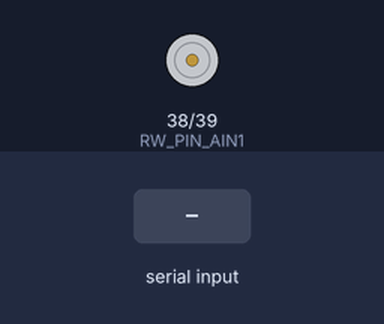
This sketch was run on a simulated ESP32-S3. Parts: motor-driver pin pairs drawn as motors (green arrow = first pin HIGH = forward, orange = second pin HIGH = backward, longer = more drive, scaled by the enable pin). Inputs (shaded band) come from the test bench. What the sketch prints to the serial monitor is not drawn.

Above: at 2.2 s.
2.3 s: "RW,90\n" received over Serial
At 3.4 s:
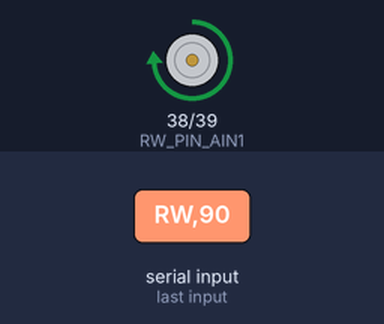
3.8 s: "STOP\n" received over Serial
At 4.5 s:
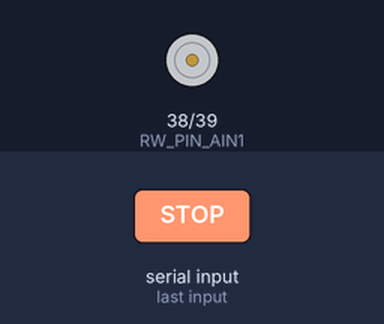
5.3 s: "rw,90\n" received over Serial
At 5.7 s:
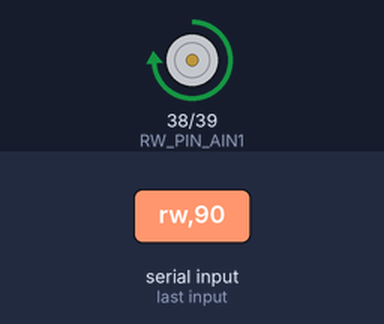
6.8 s: "RW,\n" received over Serial
At 8.0 s:
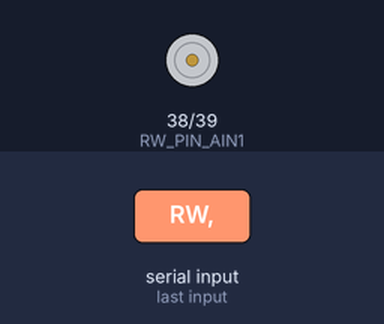
Timing chart, 0 to 9.3 s (numbered marks = the images above; inputs shaded):
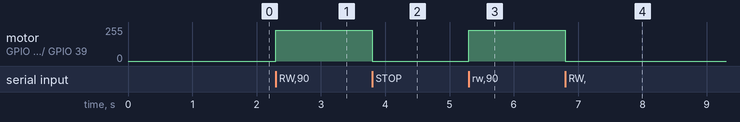

The sketch:

SunSeek_Training_Firmware_T01.ino
```cpp
/*
  SunSeek_Training_Firmware_T01.ino
  SunSeek v1.3 Satellite Training Platform — Workshop T01

  Reaction Wheel Bring-up & Characterization (Reaction Mode Only)
  Thailand Young Satellite Challenge

  Subsystem: ADCS — Reaction Wheel Actuator
  Firmware: SunSeek Training Firmware T01 v1.0
  Baud Rate: 115200 (Line Ending: Newline หรือ Both NL & CR)
*/

#include "RW_Config.h"
#include "ReactionWheel.h"

String inputBuffer = "";

void processCommand(String cmd) {
  cmd.trim();
  if (cmd.length() == 0) return;

  if (cmd.equalsIgnoreCase("STOP")) {
    rwStop();
    Serial.println("ACK,STOP");
    Serial.println("STATUS: Motor stopped.");
  }
  else if (cmd.startsWith("RW,") || cmd.startsWith("rw,")) {
    String valStr = cmd.substring(3);
    valStr.trim();
    int val = valStr.toInt();

    // ตรวจสอบช่วงคำสั่ง (-100 ถึง +100)
    if (val < -100 || val > 100) {
      Serial.println("ERR,OUT_OF_RANGE: Command must be between -100 and +100");
      return;
    }

    rwSetReactionCommand(val);
    Serial.print("ACK,RW,");
    Serial.println(val);
    Serial.print("STATUS: Motor set to ");
    Serial.print(val);
    Serial.print("% (PWM: ");
    Serial.print(_rwPercentToPWM(abs(val)));
    Serial.println("/255)");
  }
  else if (cmd.equalsIgnoreCase("STATUS")) {
    Serial.println("--- REACTION WHEEL STATUS ---");
    Serial.print("State: ");
    Serial.println(rwStateText());
    Serial.print("Command: ");
    Serial.print(rwGetMotorCommand());
    Serial.println("%");
    Serial.print("Current Bias: ");
    Serial.print(rwGetCurrentBias());
    Serial.println("%");
    Serial.println("-----------------------------");
  }
  else if (cmd.startsWith("BIAS,") || cmd.startsWith("bias,")) {
    // คำสั่ง BIAS สงวนไว้สำหรับความเข้ากันได้กับ Workshop T02
    String valStr = cmd.substring(5);
    valStr.trim();
    int biasVal = valStr.toInt();
    if (rwSetBias(biasVal)) {
      Serial.print("ACK,BIAS,");
      Serial.println(biasVal);
    } else {
      Serial.println("ERR,INVALID_BIAS");
    }
  }
  else if (cmd.equalsIgnoreCase("PING")) {
    Serial.println("PONG");
  }
  else {
    Serial.print("ERR,UNKNOWN_COMMAND: ");
    Serial.println(cmd);
    Serial.println("Available commands: RW,<value> | STOP | STATUS | PING");
  }
}

void setup() {
  Serial.begin(115200);

  // รอการเชื่อมต่อ Serial เล็กน้อย
  delay(1000);

  // เริ่มต้นโมดูล Reaction Wheel
  rwBegin();

  // แสดง Banner ตามข้อกำหนดของ Workshop T01
  Serial.println();
  Serial.println("============================================");
  Serial.println("    SUNSEEK TRAINING FIRMWARE — T01");
  Serial.println("============================================");
  Serial.println("Subsystem: ADCS Reaction Wheel Bring-up");
  Serial.println("Platform: SunSeek v1.3 (ESP32-S3)");
  Serial.println("Baud Rate: 115200 bps | Line Ending: Newline");
  Serial.println("Ready for commands. Type RW,20 / RW,-20 / STOP / STATUS");
  Serial.println();
}

void loop() {
  // รับคำสั่งผ่าน USB Serial
  while (Serial.available() > 0) {
    char c = (char)Serial.read();
    if (c == '\n' || c == '\r') {
      if (inputBuffer.length() > 0) {
        processCommand(inputBuffer);
        inputBuffer = "";
      }
    } else {
      inputBuffer += c;
    }
  }

  // อัปเดต subsystem
  rwUpdate();
}
```

ReactionWheel.h
```cpp
#pragma once

/*
  ReactionWheel.h — Reusable Reaction Wheel Subsystem
  SunSeek v1.3 Satellite Training Platform — Workshop T01

  Subsystem: ADCS Reaction Wheel Actuator
  Scope: Reaction Mode (Signed Command -100 to +100 %)
*/

#include <Arduino.h>
#include "RW_Config.h"

enum RWMode {
  RW_MODE_REACTION,
  RW_MODE_MOMENTUM
};

enum RWState {
  RW_STOPPED,
  RW_REACTION_DRIVE,
  RW_MOMENTUM_TARGET
};

static RWMode  _rwMode = RW_MODE_REACTION;
static RWState _rwState = RW_STOPPED;
static int     _rwMotorCommand = 0;
static int     _rwCurrentBias = 0;

// แปลงเปอร์เซ็นต์คำสั่ง (0-100%) เป็นค่า PWM (0-255)
inline int _rwPercentToPWM(int percent) {
  percent = constrain(percent, 0, 100);
  return map(percent, 0, 100, 0, 255);
}

// ขับมอเตอร์ผ่าน TB6612FNG (AIN1, AIN2, PWMA)
inline void _rwDrive(int command) {
  command = constrain(command, -100, 100);
  _rwMotorCommand = command;

  int pwm = _rwPercentToPWM(abs(command));

  if (command == 0) {
    // โหมดหยุด / Coasting
    digitalWrite(RW_PIN_AIN1, LOW);
    digitalWrite(RW_PIN_AIN2, LOW);
    analogWrite(RW_PIN_PWMA, 0);
  } else if (command > 0) {
    // หมุนไปข้างหน้า (Forward / Positive)
    digitalWrite(RW_PIN_AIN1, HIGH);
    digitalWrite(RW_PIN_AIN2, LOW);
    analogWrite(RW_PIN_PWMA, pwm);
  } else {
    // หมุนกลับทิศ (Reverse / Negative)
    digitalWrite(RW_PIN_AIN1, LOW);
    digitalWrite(RW_PIN_AIN2, HIGH);
    analogWrite(RW_PIN_PWMA, pwm);
  }
}

// เริ่มต้นฮาร์ดแวร์ Reaction Wheel
inline void rwBegin() {
  pinMode(RW_PIN_PWMA, OUTPUT);
  pinMode(RW_PIN_AIN1, OUTPUT);
  pinMode(RW_PIN_AIN2, OUTPUT);
  _rwDrive(0);
  _rwState = RW_STOPPED;
  _rwMode = RW_MODE_REACTION;
}

// วนรอบการทำงาน (สำหรับขยายต่อใน T02)
inline void rwUpdate() {
  // ใน T01 เป็น direct reaction drive ไม่ต้องการ non-blocking timer
}

// สั่งงานใน Reaction Mode (-100 ถึง +100)
inline void rwSetReactionCommand(int command) {
  _rwDrive(command);
  _rwState = (command == 0) ? RW_STOPPED : RW_REACTION_DRIVE;
}

// สั่งหยุดมอเตอร์ทันที
inline void rwStop() {
  _rwDrive(0);
  _rwState = RW_STOPPED;
}

// ตั้งค่า Bias (มีไว้เพื่อรองรับ Subsystem Interface ของ T02)
inline bool rwSetBias(int bias) {
  if (bias < 0 || bias > 100) return false;
  _rwCurrentBias = bias;
  return true;
}

// ฟังก์ชันอ่านค่าสถานะ
inline RWMode rwGetMode() { return _rwMode; }
inline RWState rwGetState() { return _rwState; }
inline int rwGetMotorCommand() { return _rwMotorCommand; }
inline int rwGetCurrentBias() { return _rwCurrentBias; }

inline String rwStateText() {
  switch (_rwState) {
    case RW_STOPPED:        return "STOPPED";
    case RW_REACTION_DRIVE: return "REACTION_DRIVE";
    case RW_MOMENTUM_TARGET:return "MOMENTUM_TARGET";
  }
  return "UNKNOWN";
}
```

RW_Config.h
```cpp
#pragma once

/*
  RW_Config.h — Hardware Pins & Characterization Parameters
  SunSeek v1.3 Satellite Training Platform — Workshop T01

  Team Parameter Configuration:
  บันทึกและปรับแต่งค่าพารามิเตอร์ที่ได้จากการทดลองจริงใน Workshop T01
  เพื่อนำไปใช้ต่อ (Carry Forward) ใน Workshop T02-T04
*/

// Hardware Pin Configuration (SunSeek v1.3 ESP32-S3 -> TB6612FNG Driver)
#define RW_PIN_PWMA   1    // GPIO01: PWM Speed Control
#define RW_PIN_AIN1   38   // GPIO38: Direction Control 1
#define RW_PIN_AIN2   39   // GPIO39: Direction Control 2

// Characterization Parameters (กรอกผลลัพธ์จากการทดลอง T01 ของทีม)
// ค่าเหล่านี้จะได้จากการทดลอง Experiment 2 และ Experiment 4
#define RW_MIN_START_PWM       15    // Minimum Start PWM (%) ที่ล้อเริ่มหมุนจากหยุดนิ่ง (ตัวอย่างเริ่มต้น: ปรับตามผลจริง)
#define RW_MIN_STABLE_PWM      10    // Minimum Stable PWM (%) ค่าต่ำสุดที่ยังรักษาการหมุนได้อย่างต่อเนื่อง
#define RW_RECOMMENDED_MIN     20    // Recommended Minimum Operating PWM (%)
#define RW_RECOMMENDED_MAX     80    // Recommended Maximum Operating PWM (%)
#define RW_DEFAULT_BIAS        40    // Default Bias สำหรับ T02

// Direction Convention
// บันทึกทิศทางการหมุนของล้อตาม convention ของทีม เช่น CW (ตามเข็ม) หรือ CCW (ทวนเข็ม)
#define RW_POSITIVE_DIR_DESC   "CW (Clockwise looking from top)"
#define RW_NEGATIVE_DIR_DESC   "CCW (Counter-Clockwise looking from top)"
```

Measured:
- after the input at 2.3 s, motor on GPIO 38 (RW_PIN_AIN1) / GPIO 39 (RW_PIN_AIN2): stopped → forward 229/255 at once
- after the input at 3.8 s, motor on GPIO 38 (RW_PIN_AIN1) / GPIO 39 (RW_PIN_AIN2): forward 229/255 → stopped at once
- after the input at 5.3 s, motor on GPIO 38 (RW_PIN_AIN1) / GPIO 39 (RW_PIN_AIN2): stopped → forward 229/255 at once
- after the input at 6.8 s, motor on GPIO 38 (RW_PIN_AIN1) / GPIO 39 (RW_PIN_AIN2): forward 229/255 → stopped at once
